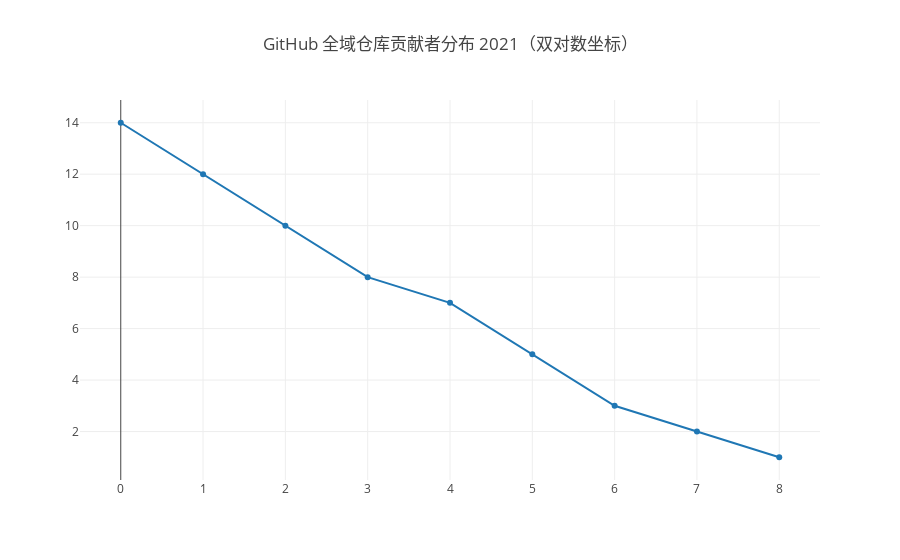

Notebook cell for this chart:
### Markdown cell above
## 1.团队健康

团队健康度的两个指标为贡献者数量和核心贡献者数量。

贡献者数量定义为一段时间内有过至少一次代码贡献的开发者数量。

核心贡献者数量定义为一段时间内有过至少三次代码贡献的开发者数量。

由图可得，全域仓库上的贡献者与核心贡献者分布满足典型幂律分布。

### Code cell
openDigger.driver.clickhouse.query(`
SELECT floor(log(COUNT(repo_id))) AS repo_count_log, contributor_count_log FROM
    (SELECT repo_id, floor(log(COUNT(DISTINCT issue_author_id))) AS contributor_count_log
    FROM github_log.events
    WHERE toYear(created_at)=${year} AND type='PullRequestEvent' AND action='closed' AND pull_merged=1
    GROUP BY repo_id)
GROUP BY contributor_count_log
ORDER BY contributor_count_log
`).then(data => {
    openDigger.render.plotly([{
        x: data.map(d => d.contributor_count_log),
        y: data.map(d => d.repo_count_log),
        name: 'log(仓库数量)'
    }], {title: `GitHub 全域仓库贡献者分布 ${year}（双对数坐标）`, xasix: { type: 'category' } })
});

### Figure 1 — Plotly figure (JSON) as saved in the notebook; plotly's stock layout.template omitted (floating-point values rounded to 4 significant figures)
{"data": [{"name": "log(仓库数量)", "x": [0, 1, 2, 3, 4, 5, 6, 7, 8], "y": [14, 12, 10, 8, 7, 5, 3, 2, 1]}], "layout": {"autosize": true, "title": {"text": "GitHub 全域仓库贡献者分布 2021（双对数坐标）"}, "xasix": {"type": "category"}, "xaxis": {"autorange": true, "range": [-0.4755, 8.476], "type": "linear"}, "yaxis": {"autorange": true, "range": [-0.07282, 15.07], "type": "linear"}}}
